Frame 1 (no input): blank canvas, image omitted
Frame 60 (the mouse pressed at the canvas centre just before this capture): blank canvas, image omitted
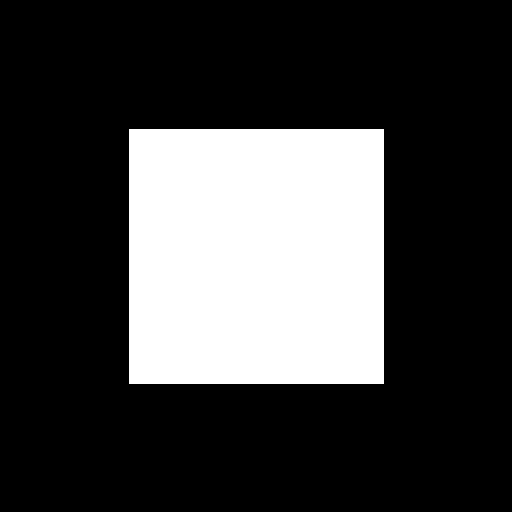
Frame 120 (the mouse held since frame 60 and released just before this capture)

The Processing sketch whose frames 1 and 60 were blank and that drew this single picture after the mouse press (run headless with seeded random() and noise(); from frame 60 on, the mouse is pressed at the canvas centre):

// Processing sketch: exercice2
// ── exercice2.pde
float widthRect = 0.0;
float heightRect = 0.0;

void setup() {
	size(512, 512);	
	rectMode(CENTER);
}

void draw() {
	background(0);

	widthRect = map(mouseX, 0, width, 0, width);
	heightRect = map(mouseY, 0, height, 0, height);
	rect(width/2, height/2, widthRect, heightRect);		
}
